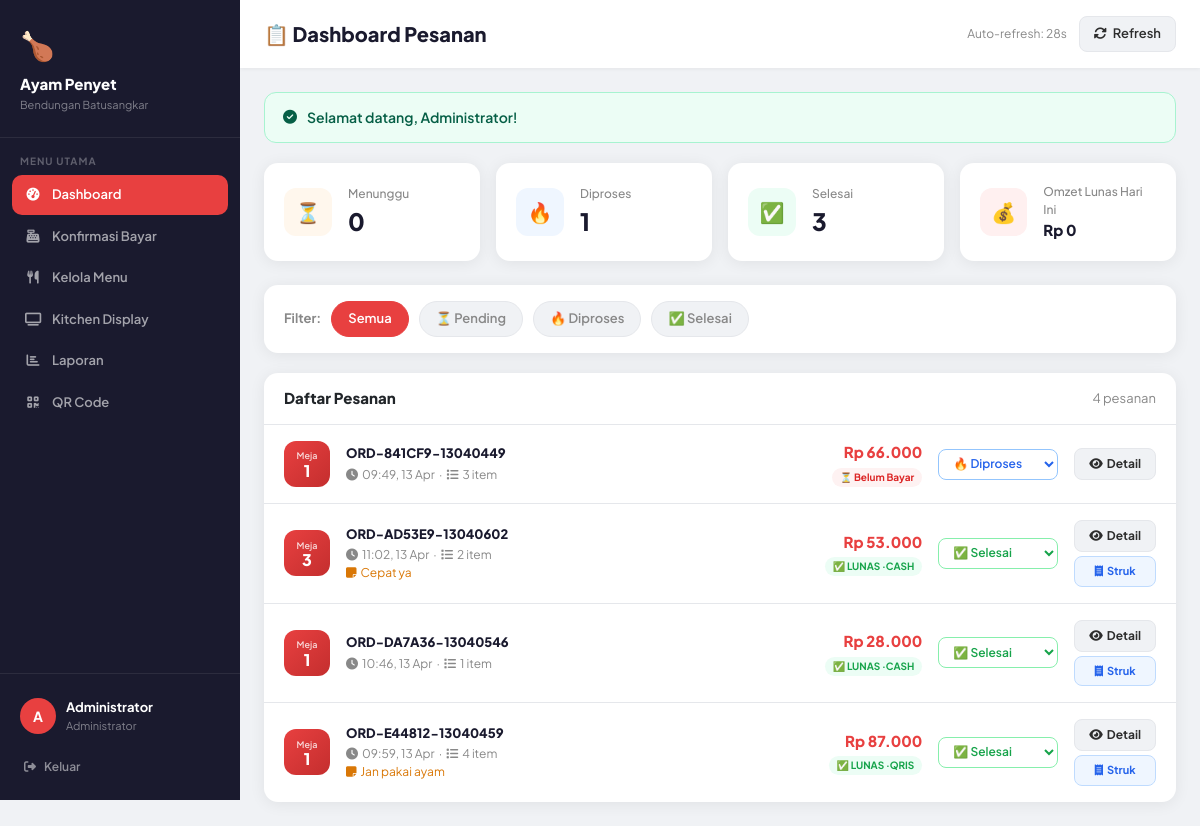
Screenshot of /admin/dashboard.php (signed in) with the database file from the repository.
### tables this page shows
CREATE TABLE `pesanan` (
  `id` int(11) NOT NULL,
  `kode_pesanan` varchar(20) NOT NULL,
  `nomor_meja` int(11) NOT NULL,
  `nama_pelanggan` varchar(100) DEFAULT 'Pelanggan',
  `catatan` text DEFAULT NULL,
  `total_harga` int(11) DEFAULT 0,
  `tanggal` datetime DEFAULT current_timestamp(),
  `status` enum('pending','diproses','selesai','dibatalkan') DEFAULT 'pending',
  `metode_bayar` enum('cash','qris','transfer') DEFAULT NULL,
  `status_bayar` enum('belum_bayar','lunas') DEFAULT 'belum_bayar',
  `jumlah_bayar` int(11) DEFAULT 0,
  `kembalian` int(11) DEFAULT 0,
  `waktu_bayar` datetime DEFAULT NULL,
  `bukti_qris` varchar(255) DEFAULT NULL,
  `status_verifikasi` enum('menunggu','terverifikasi','ditolak') DEFAULT NULL
);

### koneksi.php (called while the page is built, shortened)
<?php
function formatRupiah($angka) {
    return 'Rp ' . number_format($angka, 0, ',', '.');
}
function getFlash() {
    if (isset($_SESSION['flash'])) {
        $flash = $_SESSION['flash'];
        return $flash;
    }
    return null;
}
?>

### admin/dashboard.php (the view, shortened to what this page needs)
<?php
require_once '../koneksi.php';
$stat_pending  = (int)$conn->query("SELECT COUNT(*) as c FROM pesanan WHERE status='pending'")->fetch_assoc()['c'];
$stat_diproses = (int)$conn->query("SELECT COUNT(*) as c FROM pesanan WHERE status='diproses'")->fetch_assoc()['c'];
$stat_selesai  = (int)$conn->query("SELECT COUNT(*) as c FROM pesanan WHERE status='selesai'")->fetch_assoc()['c'];
$stat_total = 0;
$pay_col = $conn->query("SHOW COLUMNS FROM pesanan LIKE 'status_bayar'");
if ($pay_col && $pay_col->num_rows > 0) {
    $stat_total       = (int)$conn->query("SELECT COALESCE(SUM(total_harga),0) as t FROM pesanan WHERE DATE(tanggal)=CURDATE() AND status_bayar='lunas'")->fetch_assoc()['t'];
}
$filter_status = $_GET['status'] ?? 'all';
$where = "WHERE 1=1";
$query = "SELECT p.*,
          (SELECT COUNT(*) FROM detail_pesanan dp WHERE dp.id_pesanan = p.id) as jumlah_item
          FROM pesanan p
          $where
          ORDER BY
            FIELD(p.status,'pending','diproses','selesai','dibatalkan'),
            p.tanggal DESC
          LIMIT 50";
$result = $conn->query($query);
$pesanan_list = [];
if ($result) {
    while ($row = $result->fetch_assoc()) $pesanan_list[] = $row;
}
$flash = getFlash();
?>
<!DOCTYPE html>
<html lang="id">
<head>
    <link href="https://cdn.jsdelivr.net/npm/bootstrap@5.3.0/dist/css/bootstrap.min.css" rel="stylesheet">
    <link href="https://cdnjs.cloudflare.com/ajax/libs/font-awesome/6.4.0/css/all.min.css" rel="stylesheet">
</head>
<body>
<div class="sidebar" id="sidebar">
    <div class="sidebar-logo">
        <div style="font-size:28px;margin-bottom:8px">🍗</div>
        <h2>Ayam Penyet</h2>
        <p>Bendungan Batusangkar</p>
    </div>
    <div class="nav-section">
        <div class="nav-section-label">Menu Utama</div>
        <div class="nav-item">
            <a href="dashboard.php" class="active">
                <i class="fas fa-tachometer-alt"></i> Dashboard
            </a>
        </div>
        <div class="nav-item">
            <a href="konfirmasi_bayar.php">
                <i class="fas fa-cash-register"></i> Konfirmasi Bayar
            </a>
        </div>
        <div class="nav-item">
            <a href="menu.php">
                <i class="fas fa-utensils"></i> Kelola Menu
            </a>
        </div>
        <div class="nav-item">
            <a href="kitchen.php">
                <i class="fas fa-tv"></i> Kitchen Display
            </a></div>
        <div class="nav-item">
            <a href="laporan.php">
                <i class="fas fa-chart-bar"></i> Laporan
            </a>
        </div>
        <div class="nav-item">
            <a href="qrcode.php">
                <i class="fas fa-qrcode"></i> QR Code
            </a>
        </div>
    </div>
    <div class="sidebar-footer">
        <div class="admin-info">
            <div class="admin-avatar"><?= strtoupper(substr($_SESSION['admin_nama'], 0, 1)) ?></div>
            <div>
                <div class="admin-name"><?= htmlspecialchars($_SESSION['admin_nama']) ?></div>
                <div class="admin-role">Administrator</div>
            </div>
        </div>
        <a href="logout.php" class="btn-logout">
            <i class="fas fa-sign-out-alt"></i> Keluar
        </a>
    </div>
</div>
<div class="main-content">
    <div class="topbar">
        <div class="d-flex align-items-center gap-3">
            <h1>📋 Dashboard Pesanan</h1>
        </div>
        <div class="topbar-right">
            <span class="auto-refresh-label" id="refreshTimer">Auto-refresh: 30s</span>
            <button class="btn-refresh" onclick="location.reload()">
                <i class="fas fa-sync-alt"></i> Refresh
            </button>
        </div>
    </div>
    <div class="page-body">
        <?php if ($flash): ?>
        <div class="flash-alert flash-<?= $flash['type'] ?>">
            <i class="fas <?= $flash['type']==='success' ? 'fa-check-circle' : 'fa-exclamation-circle' ?>"></i>
            <?= htmlspecialchars($flash['message']) ?>
        </div>
        <?php endif; ?>
        <div class="stats-grid">
            <div class="stat-card">
                <div class="stat-icon orange">⏳</div>
                <div class="stat-info">
                    <p class="stat-label">Menunggu</p>
                    <p class="stat-value"><?= $stat_pending ?></p>
                </div>
            </div>
            <div class="stat-card">
                <div class="stat-icon blue">🔥</div>
                <div class="stat-info">
                    <p class="stat-label">Diproses</p>
                    <p class="stat-value"><?= $stat_diproses ?></p>
                </div>
            </div>
            <div class="stat-card">
                <div class="stat-icon green">✅</div>
                <div class="stat-info">
                    <p class="stat-label">Selesai</p>
                    <p class="stat-value"><?= $stat_selesai ?></p>
                </div>
            </div>
            <div class="stat-card">
                <div class="stat-icon red">💰</div>
                <div class="stat-info">
                    <p class="stat-label">Omzet Lunas Hari Ini</p>
                    <p class="stat-value" style="font-size:15px" id="liveOmzet"><?= formatRupiah($stat_total) ?></p>
                </div>
            </div>
        </div>
        <div class="filter-bar">
            <span class="filter-label">Filter:</span>
            <a href="?status=all" class="filter-pill <?= $filter_status==='all'?'active':'' ?>">Semua</a>
            <a href="?status=pending" class="filter-pill <?= $filter_status==='pending'?'active':'' ?>">⏳ Pending</a>
            <a href="?status=diproses" class="filter-pill <?= $filter_status==='diproses'?'active':'' ?>">🔥 Diproses</a>
            <a href="?status=selesai" class="filter-pill <?= $filter_status==='selesai'?'active':'' ?>">✅ Selesai</a>
        </div>
        <div class="pesanan-card">
            <div class="pesanan-card-header">
                <h3>Daftar Pesanan</h3>
                <span style="font-size:13px;color:var(--text-muted)"><?= count($pesanan_list) ?> pesanan</span>
            </div>
            <?php if (empty($pesanan_list)): ?>
            <div class="empty-orders">
                <div><i class="fas fa-inbox"></i></div>
                <p>Belum ada pesanan</p>
            </div>
            <?php else: ?>
                <?php foreach ($pesanan_list as $p): ?>
                <div class="order-row">
                    <div class="meja-badge-table">
                        <span class="meja-label">Meja</span>
                        <span class="meja-num"><?= $p['nomor_meja'] ?></span>
                    </div>
                    <div class="order-info">
                        <div class="order-kode">
                            <?= htmlspecialchars($p['kode_pesanan']) ?>
                        </div>
                        <div class="order-meta">
                            <i class="fas fa-clock me-1"></i><?= date('H:i, d M', strtotime($p['tanggal'])) ?>
                            &nbsp;·&nbsp;
                            <i class="fas fa-list me-1"></i><?= $p['jumlah_item'] ?> item
                        </div>
                        <?php if ($p['catatan']): ?>
                        <div class="order-items" style="color:#D97706">
                            <i class="fas fa-sticky-note me-1"></i><?= htmlspecialchars(substr($p['catatan'],0,50)) ?>
                        </div>
                        <?php endif; ?>
                    </div>
                    <div class="d-flex flex-column align-items-end gap-1">
                        <div class="order-total"><?= formatRupiah($p['total_harga']) ?></div>
                        <?php
                        $sb = $p['status_bayar'] ?? 'belum_bayar';
                        $mb = $p['metode_bayar'] ?? '';
                        ?>
                        <?php if ($sb === 'lunas'): ?>
                        <span style="background:#ECFDF5;color:#16A34A;border-radius:50px;padding:2px 8px;font-size:10px;font-weight:700;white-space:nowrap">
                            ✅ LUNAS <?= $mb ? '·'.strtoupper($mb) : '' ?>
                        </span>
                        <?php else: ?>
                        <span style="background:#FEF2F2;color:#DC2626;border-radius:50px;padding:2px 8px;font-size:10px;font-weight:700;white-space:nowrap">
                            ⏳ Belum Bayar
                        </span>
                        <?php endif; ?>
                    </div>
                    <select class="status-select <?= $p['status'] ?>"
                            onchange="updateStatus(<?= $p['id'] ?>, this.value, this)">
                        <option value="diproses"  <?= $p['status']==='diproses'?'selected':'' ?>>🔥 Diproses</option>
                        <option value="selesai"   <?= $p['status']==='selesai'?'selected':'' ?>>✅ Selesai</option>
                    </select>
                    <div class="d-flex flex-column gap-1">
                        <button class="btn-detail" onclick="lihatDetail(<?= $p['id'] ?>)">
                            <i class="fas fa-eye me-1"></i>Detail
                        </button>
                        <?php if (($p['status_bayar']??'') === 'lunas' || $p['status'] === 'selesai'): ?>
                        <a href="struk_admin.php?kode=<?= htmlspecialchars($p['kode_pesanan']) ?>"
                           target="_blank" class="btn-detail" style="font-size:11px;background:#EFF6FF;color:#2563EB;border-color:#BFDBFE;text-align:center">
                            <i class="fas fa-receipt me-1"></i>Struk
                        </a>
                        <?php endif; ?>
                    </div>
                </div>
                <?php endforeach; ?>
            <?php endif; ?>
        </div>
    </div>
</div>
</body>
</html>

### rows the page displays
pesanan: nomor_meja "1", kode_pesanan "ORD-841CF9-13040449", tanggal "09:49, 13 Apr", jumlah_item "3", total_harga "Rp 66.000", status_bayar "⏳ Belum Bayar", status+id "🔥 Diproses"
pesanan: nomor_meja "3", kode_pesanan "ORD-AD53E9-13040602", tanggal "11:02, 13 Apr", jumlah_item "2", catatan "Cepat ya", total_harga "Rp 53.000", metode_bayar "CASH", status+id "✅ Selesai"
pesanan: nomor_meja "1", kode_pesanan "ORD-DA7A36-13040546", tanggal "10:46, 13 Apr", jumlah_item "1", total_harga "Rp 28.000", metode_bayar "CASH", status+id "✅ Selesai"
pesanan: nomor_meja "1", kode_pesanan "ORD-E44812-13040459", tanggal "09:59, 13 Apr", jumlah_item "4", catatan "Jan pakai ayam", total_harga "Rp 87.000", metode_bayar "QRIS", status+id "✅ Selesai"

### other values shown
substr($_SESSION['admin_nama'], 0, 1) "A"
$_SESSION['admin_nama'] "Administrator"
$flash['message'] "Selamat datang, Administrator!"
$stat_pending "0"
$stat_diproses "1"
$stat_selesai "3"
formatRupiah($stat_total) "Rp 0"
count($pesanan_list) "4"
